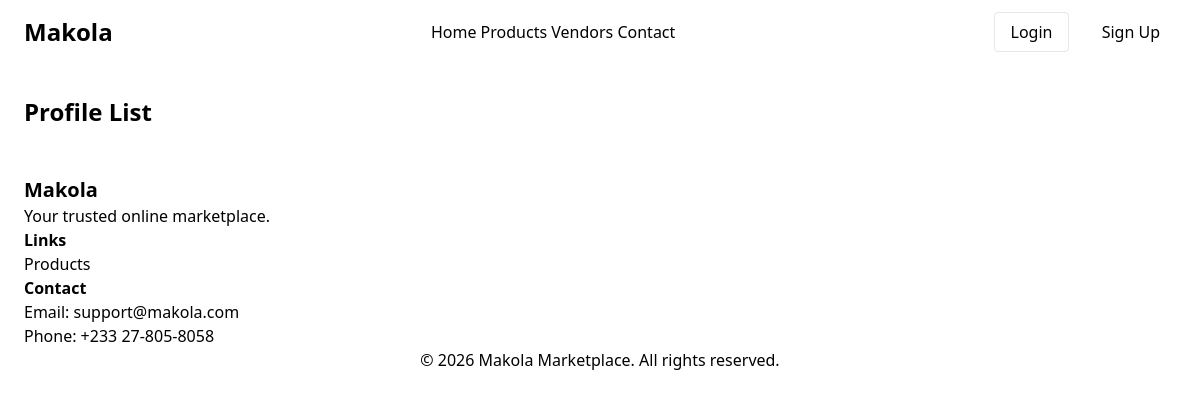
Before: /makola/profile/list/ with the older database file.
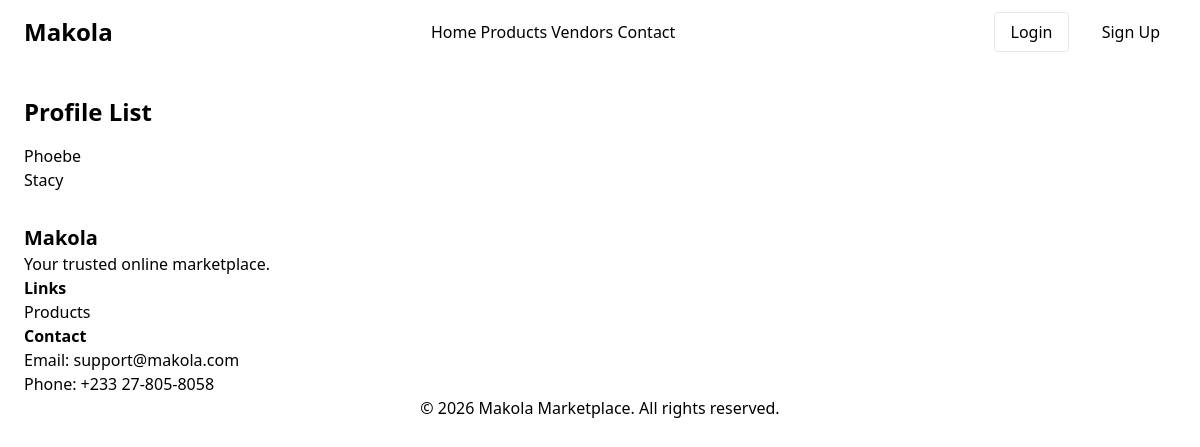
After: the same page with the newer database file.
### makola/models.py (models this page shows, shortened)
class Profile(AbstractUser):
    USER_TYPES = (
        ('buyer', 'Buyer'),
        ('seller', 'Seller'),
    )
    name = models.CharField(max_length=100)
    username = models.CharField(max_length=150, unique=True)
    phone_number = models.CharField(max_length=20)
    address = models.CharField(max_length=255)
    bio = models.TextField()
    user_type = models.CharField(max_length=10, choices=USER_TYPES)
    created_at = models.DateTimeField(auto_now_add=True)

### makola/views.py (the view)
# urls.py: path('profile/list/', views.ProfileListView.as_view(), name='list-profiles'),
class ProfileListView(ListView):
    model = Profile
    template_name = 'makola/profile_list.html'
    context_object_name = 'profiles'
    paginate_by = 10  # Display 10 profiles per page
    ordering = ['-created_at']  # Order profiles by creation date (newest first)

### makola/templates/makola/profile_list.html (shortened to what this page needs)
{% extends "makola/base.html" %}
{% block content %}
    <div class="max-w-7xl mx-auto px-6 py-8">
        <h2 class="text-2xl font-bold mb-4">Profile List</h2>
        <ul>
            {% for profile in object_list %}
                <li>
                    <a href="{% url 'makola:profile-detail' profile.pk %}">{{ profile.name }}</a>
                </li>
            {% endfor %}
        </ul>
    </div>
{% endblock %}

### makola/templates/makola/base.html (shortened to what this page needs)
<!DOCTYPE html>
<html lang="en">
<head>
    {% load static %}
    <link href="{% static 'dist/output.css' %}" rel="stylesheet">
</head>
<body class="bg-black-50 text-black-800">
<nav class="bg-black shadow-md">
    <div class="max-w-7xl mx-auto px-6 py-4 flex justify-between items-center">
        <h1 class="text-2xl font-bold text-green-600">Makola</h1>
        <div class="space-x-6 hidden md:flex">
            <a href="#" class="hover:text-green-600">Home</a>
            <a href="#" class="hover:text-green-600">Products</a>
            <a href="#" class="hover:text-green-600">Vendors</a>
            <a href="#" class="hover:text-green-600">Contact</a>
        </div>
        <div class="space-x-3">
            <a href="{% url 'makola:homepage' %}" class="px-4 py-2 border rounded">Login</a>
            <a href="{% url 'makola:homepage' %}" class="px-4 py-2 bg-green-600 text-black rounded">Sign Up</a>
        </div>
    </div>
</nav>
{% block content %}
{% endblock %}
<footer class="bg-black-900 text-black py-10">
    <div class="max-w-7xl mx-auto px-6 grid md:grid-cols-3 gap-8">
        <div>
            <h2 class="text-xl font-bold mb-3">Makola</h2>
            <p>Your trusted online marketplace.</p>
        </div>
        <div>
            <h3 class="font-semibold mb-3">Links</h3>
            <ul class="space-y-2">
                <li><a href="{% url 'makola:list-products' %}">Products</a></li>
            </ul>
        </div>
        <div>
            <h3 class="font-semibold mb-3">Contact</h3>
            <p>Email: support@makola.com</p>
            <p>Phone: +233 27-805-8058</p>
        </div>
    </div>
    <div class="text-center mt-6 text-black-400">
        © 2026 Makola Marketplace. All rights reserved.
    </div>
</footer>
</body>
</html>

Changed rows visible on the page:
added Profile: name "Phoebe"
added Profile: name "Stacy"
